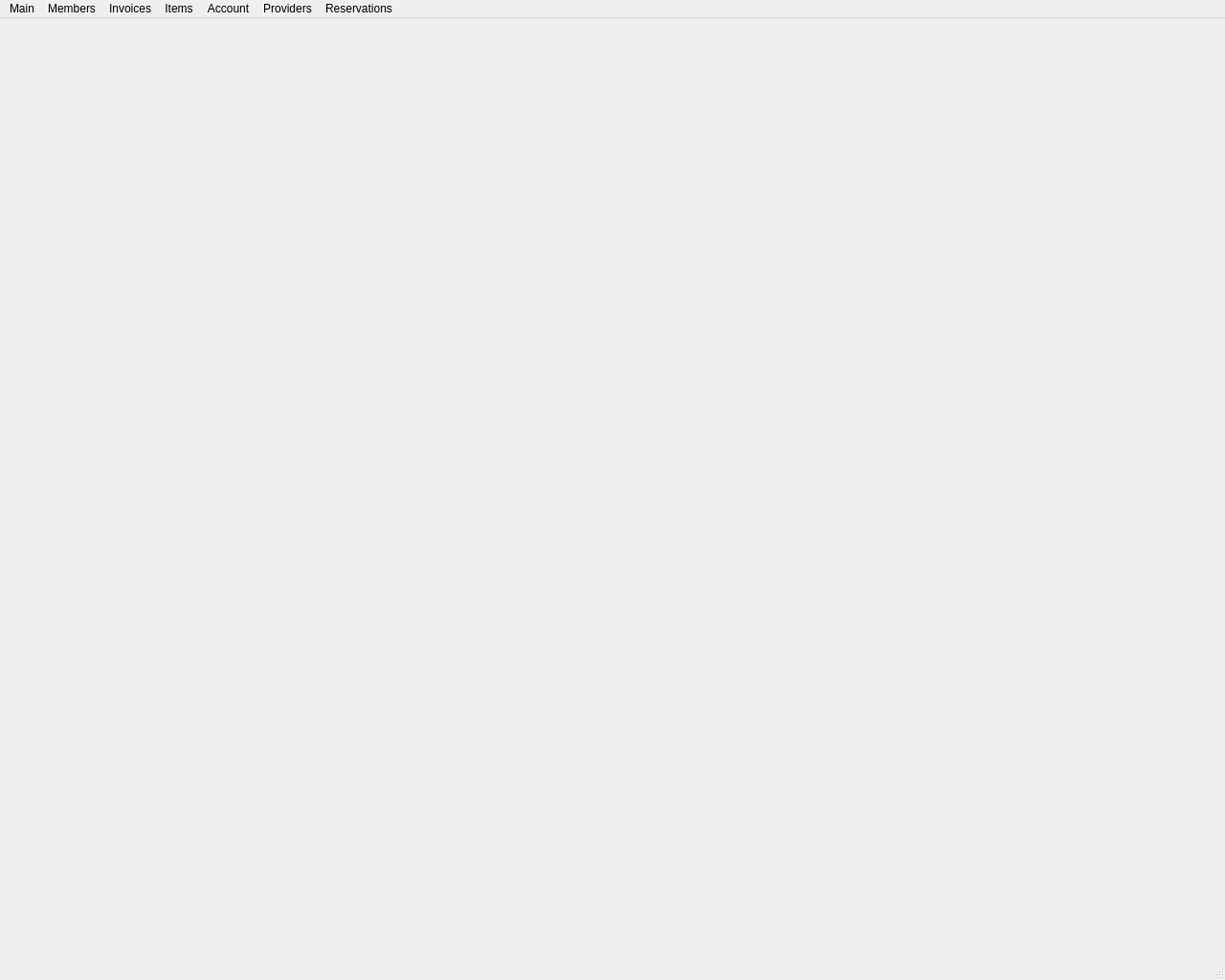
<?xml version="1.0" encoding="UTF-8"?>
<ui version="4.0">
 <class>AdminMainWindow</class>
 <widget class="QMainWindow" name="AdminMainWindow">
  <property name="geometry">
   <rect>
    <x>0</x>
    <y>0</y>
    <width>1280</width>
    <height>1024</height>
   </rect>
  </property>
  <property name="minimumSize">
   <size>
    <width>1280</width>
    <height>1024</height>
   </size>
  </property>
  <property name="maximumSize">
   <size>
    <width>1280</width>
    <height>1024</height>
   </size>
  </property>
  <property name="windowTitle">
   <string>Penyamanager Application Manager</string>
  </property>
  <widget class="QWidget" name="centralwidget"/>
  <widget class="QMenuBar" name="menubar">
   <property name="geometry">
    <rect>
     <x>0</x>
     <y>0</y>
     <width>1280</width>
     <height>25</height>
    </rect>
   </property>
   <widget class="QMenu" name="menuMembers">
    <property name="title">
     <string>Members</string>
    </property>
    <addaction name="actionMember_management"/>
    <addaction name="separator"/>
    <addaction name="actionSlow_payers"/>
   </widget>
   <widget class="QMenu" name="menuInvoices">
    <property name="title">
     <string>Invoices</string>
    </property>
    <addaction name="actionInvoice_list"/>
   </widget>
   <widget class="QMenu" name="menuStock">
    <property name="title">
     <string>Items</string>
    </property>
    <addaction name="actionProduct_consumption"/>
    <addaction name="actionManage_family_items"/>
    <addaction name="actionManage_Stock"/>
   </widget>
   <widget class="QMenu" name="menuAccount">
    <property name="title">
     <string>Account</string>
    </property>
    <addaction name="actionDeposit_Check"/>
    <addaction name="actionAccount_Balance"/>
   </widget>
   <widget class="QMenu" name="menuMain">
    <property name="title">
     <string>Main</string>
    </property>
    <addaction name="actionExit"/>
   </widget>
   <widget class="QMenu" name="menuProviders">
    <property name="title">
     <string>Providers</string>
    </property>
    <addaction name="actionManage_providers"/>
    <addaction name="actionProvider_invoice"/>
    <addaction name="actionProvider_invoice_list"/>
   </widget>
   <widget class="QMenu" name="menuReservations">
    <property name="title">
     <string>Reservations</string>
    </property>
    <addaction name="actionManager_reservations"/>
   </widget>
   <addaction name="menuMain"/>
   <addaction name="menuMembers"/>
   <addaction name="menuInvoices"/>
   <addaction name="menuStock"/>
   <addaction name="menuAccount"/>
   <addaction name="menuProviders"/>
   <addaction name="menuReservations"/>
  </widget>
  <widget class="QStatusBar" name="statusbar"/>
  <action name="actionMember_management">
   <property name="text">
    <string>Member management</string>
   </property>
  </action>
  <action name="actionNew_member">
   <property name="text">
    <string>New member</string>
   </property>
  </action>
  <action name="actionInvoice_list">
   <property name="text">
    <string>Invoice list</string>
   </property>
  </action>
  <action name="actionSlowPayersExport">
   <property name="text">
    <string>Export</string>
   </property>
  </action>
  <action name="actionSlowPayersPrint">
   <property name="text">
    <string>Print</string>
   </property>
  </action>
  <action name="actionSlowPayersResetAccount">
   <property name="text">
    <string>Reset Account</string>
   </property>
  </action>
  <action name="actionProvider_invoice">
   <property name="text">
    <string>New provider invoice</string>
   </property>
  </action>
  <action name="actionProduct_consumption">
   <property name="text">
    <string>Product Consumption</string>
   </property>
  </action>
  <action name="actionManage_family_items">
   <property name="text">
    <string>Manage Families/Goods</string>
   </property>
  </action>
  <action name="actionManage_providers">
   <property name="text">
    <string>Manage Providers</string>
   </property>
  </action>
  <action name="actionManage_Stock">
   <property name="text">
    <string>Stock List</string>
   </property>
  </action>
  <action name="actionDeposit_Check">
   <property name="text">
    <string>Deposit Check</string>
   </property>
  </action>
  <action name="actionAccount_Balance">
   <property name="text">
    <string>Account Balance</string>
   </property>
  </action>
  <action name="actionExit">
   <property name="text">
    <string>Exit</string>
   </property>
  </action>
  <action name="actionSlow_payers">
   <property name="text">
    <string>Slow payers</string>
   </property>
  </action>
  <action name="actionProvider_invoice_list">
   <property name="text">
    <string>Provider Invoice List</string>
   </property>
  </action>
  <action name="actionManager_reservations">
   <property name="text">
    <string>Manage reservations</string>
   </property>
  </action>
 </widget>
 <resources/>
 <connections/>
</ui>
